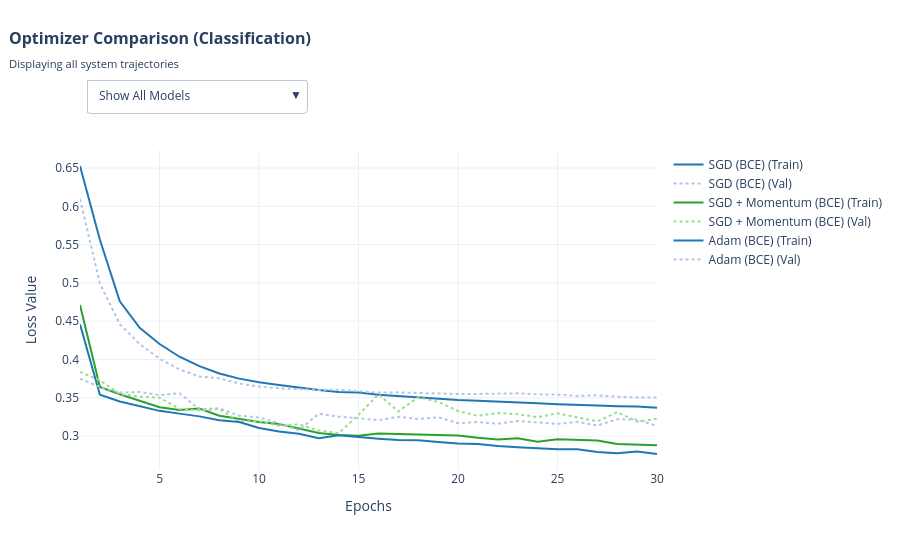

Source (notebook cell):
### Code cell
# BLOCK: Trying different optimizers (Classification)
print("--- Experiment: Different Optimizers (Classification) ---")

# 1. Classification with SGD
print("Training Classification with Standard SGD...")
sgd_cls_model, sgd_cls_history = build_and_train_mlp(
    X_train_t, y_train_cls, X_valid_t, y_valid_cls,
    optimizer_cls=optim.SGD, lr=0.01, epochs=30,
    criterion=nn.BCELoss(), output_activation=nn.Sigmoid()
)
sgd_cls_model.eval()
with torch.no_grad():
    sgd_cls_test_loss = nn.BCELoss()(sgd_cls_model(X_test_t.to(device)), y_test_cls.to(device)).item()

# 2. Classification with SGD + Momentum
print("\nTraining Classification with SGD + Momentum...")
sgdm_cls_model, sgdm_cls_history = build_and_train_mlp(
    X_train_t, y_train_cls, X_valid_t, y_valid_cls,
    optimizer_cls=sgd_mom_cls, lr=0.01, epochs=30,
    criterion=nn.BCELoss(), output_activation=nn.Sigmoid()
)
sgdm_cls_model.eval()
with torch.no_grad():
    sgdm_cls_test_loss = nn.BCELoss()(sgdm_cls_model(X_test_t.to(device)), y_test_cls.to(device)).item()

# 3. Classification with Adam
print("\nTraining Classification with Adam...")
adam_cls_model, adam_cls_history = build_and_train_mlp(
    X_train_t, y_train_cls, X_valid_t, y_valid_cls,
    optimizer_cls=optim.Adam, lr=0.001, epochs=30,
    criterion=nn.BCELoss(), output_activation=nn.Sigmoid()
)
adam_cls_model.eval()
with torch.no_grad():
    adam_cls_test_loss = nn.BCELoss()(adam_cls_model(X_test_t.to(device)), y_test_cls.to(device)).item()

# --- Visualization & Comparison ---
cls_optimizer_experiments = {
    'SGD (BCE)': {'history': sgd_cls_history, 'test_loss': sgd_cls_test_loss},
    'SGD + Momentum (BCE)': {'history': sgdm_cls_history, 'test_loss': sgdm_cls_test_loss},
    'Adam (BCE)': {'history': adam_cls_history, 'test_loss': adam_cls_test_loss}
}

create_dynamic_evaluation_plot("Optimizer Comparison (Classification)", cls_optimizer_experiments)

print("\n--- Final Classification Test Metrics (BCE) ---")
print(f"SGD Test Loss:          {sgd_cls_test_loss:.4f}")
print(f"SGD+Momentum Test Loss: {sgdm_cls_test_loss:.4f}")
print(f"Adam Test Loss:         {adam_cls_test_loss:.4f}")

### Figure 1 — Plotly figure (JSON) as saved in the notebook; plotly's stock layout.template omitted (floating-point values rounded to 4 significant figures)
{"data": [{"line": {"color": "#1f77b4", "width": 2}, "mode": "lines", "name": "SGD (BCE) (Train)", "type": "scatter", "x": [1, 2, 3, 4, 5, 6, 7, 8, 9, 10, 11, 12, 13, 14, 15, 16, 17, 18, 19, 20, 21, 22, 23, 24, 25, 26, 27, 28, 29, 30], "y": [0.6527, 0.5564, 0.4761, 0.4415, 0.4201, 0.4036, 0.3913, 0.3817, 0.375, 0.3703, 0.3666, 0.3629, 0.3601, 0.3576, 0.3567, 0.354, 0.3522, 0.3507, 0.3491, 0.347, 0.3461, 0.3447, 0.3437, 0.3427, 0.3417, 0.3411, 0.3397, 0.3389, 0.3385, 0.337]}, {"line": {"color": "#aec7e8", "dash": "dot", "width": 2}, "mode": "lines", "name": "SGD (BCE) (Val)", "type": "scatter", "x": [1, 2, 3, 4, 5, 6, 7, 8, 9, 10, 11, 12, 13, 14, 15, 16, 17, 18, 19, 20, 21, 22, 23, 24, 25, 26, 27, 28, 29, 30], "y": [0.6095, 0.4992, 0.4459, 0.4201, 0.4009, 0.3869, 0.3779, 0.3754, 0.3686, 0.3646, 0.3623, 0.3612, 0.3602, 0.3605, 0.3586, 0.3567, 0.357, 0.3562, 0.3556, 0.3547, 0.355, 0.3556, 0.3557, 0.3545, 0.354, 0.3524, 0.3532, 0.3513, 0.3502, 0.3502]}, {"line": {"color": "#2ca02c", "width": 2}, "mode": "lines", "name": "SGD + Momentum (BCE) (Train)", "type": "scatter", "x": [1, 2, 3, 4, 5, 6, 7, 8, 9, 10, 11, 12, 13, 14, 15, 16, 17, 18, 19, 20, 21, 22, 23, 24, 25, 26, 27, 28, 29, 30], "y": [0.4712, 0.3641, 0.3546, 0.3462, 0.3376, 0.3339, 0.3358, 0.3266, 0.3222, 0.3182, 0.3157, 0.3097, 0.304, 0.3013, 0.3003, 0.3034, 0.3027, 0.3028, 0.3014, 0.3008, 0.2977, 0.2954, 0.2969, 0.2926, 0.2957, 0.2949, 0.2942, 0.2895, 0.2888, 0.288]}, {"line": {"color": "#98df8a", "dash": "dot", "width": 2}, "mode": "lines", "name": "SGD + Momentum (BCE) (Val)", "type": "scatter", "x": [1, 2, 3, 4, 5, 6, 7, 8, 9, 10, 11, 12, 13, 14, 15, 16, 17, 18, 19, 20, 21, 22, 23, 24, 25, 26, 27, 28, 29, 30], "y": [0.3836, 0.3729, 0.3549, 0.3515, 0.3501, 0.3353, 0.3333, 0.3352, 0.3189, 0.3196, 0.3133, 0.3153, 0.3072, 0.3038, 0.3277, 0.3545, 0.3321, 0.3507, 0.3446, 0.3326, 0.3264, 0.33, 0.3285, 0.3247, 0.3295, 0.3248, 0.3191, 0.3311, 0.3189, 0.3224]}, {"line": {"color": "#1f77b4", "width": 2}, "mode": "lines", "name": "Adam (BCE) (Train)", "type": "scatter", "x": [1, 2, 3, 4, 5, 6, 7, 8, 9, 10, 11, 12, 13, 14, 15, 16, 17, 18, 19, 20, 21, 22, 23, 24, 25, 26, 27, 28, 29, 30], "y": [0.4458, 0.354, 0.3451, 0.3391, 0.3329, 0.3292, 0.3257, 0.3207, 0.3182, 0.3105, 0.3059, 0.303, 0.297, 0.3008, 0.2983, 0.2965, 0.2947, 0.2943, 0.2922, 0.2903, 0.2895, 0.2869, 0.2854, 0.284, 0.2827, 0.2827, 0.2791, 0.2775, 0.2798, 0.2765]}, {"line": {"color": "#aec7e8", "dash": "dot", "width": 2}, "mode": "lines", "name": "Adam (BCE) (Val)", "type": "scatter", "x": [1, 2, 3, 4, 5, 6, 7, 8, 9, 10, 11, 12, 13, 14, 15, 16, 17, 18, 19, 20, 21, 22, 23, 24, 25, 26, 27, 28, 29, 30], "y": [0.3749, 0.364, 0.3567, 0.3575, 0.3535, 0.356, 0.3346, 0.3365, 0.3266, 0.3243, 0.3168, 0.3075, 0.3291, 0.3253, 0.3231, 0.3208, 0.3251, 0.3221, 0.3246, 0.3167, 0.3184, 0.3161, 0.3197, 0.3175, 0.3158, 0.3186, 0.3137, 0.3219, 0.3214, 0.3132]}], "layout": {"height": 550, "margin": {"t": 150}, "title": {"font": {"size": 16}, "text": "<b>Optimizer Comparison (Classification)</b><br><sub>Displaying all system trajectories</sub>", "x": 0.01, "xanchor": "left", "y": 0.92, "yanchor": "top"}, "updatemenus": [{"buttons": [{"args": [{"visible": [true, true, true, true, true, true]}, {"title": "<b>Optimizer Comparison (Classification)</b><br><sub>Displaying all system trajectories</sub>"}], "label": "Show All Models", "method": "update"}, {"args": [{"visible": [true, true, false, false, false, false]}, {"title": "<b>Optimizer Comparison (Classification)</b><br><sub>Isolating: SGD (BCE) | Test Loss: 0.3354</sub>"}], "label": "Isolate: SGD (BCE)", "method": "update"}, {"args": [{"visible": [false, false, true, true, false, false]}, {"title": "<b>Optimizer Comparison (Classification)</b><br><sub>Isolating: SGD + Momentum (BCE) | Test Loss: 0.3047</sub>"}], "label": "Isolate: SGD + Momentum (BCE)", "method": "update"}, {"args": [{"visible": [false, false, false, false, true, true]}, {"title": "<b>Optimizer Comparison (Classification)</b><br><sub>Isolating: Adam (BCE) | Test Loss: 0.2907</sub>"}], "label": "Isolate: Adam (BCE)", "method": "update"}], "direction": "down", "showactive": true, "x": 0.01, "xanchor": "left", "y": 1.12, "yanchor": "bottom"}], "xaxis": {"title": {"text": "Epochs"}}, "yaxis": {"title": {"text": "Loss Value"}}}}
